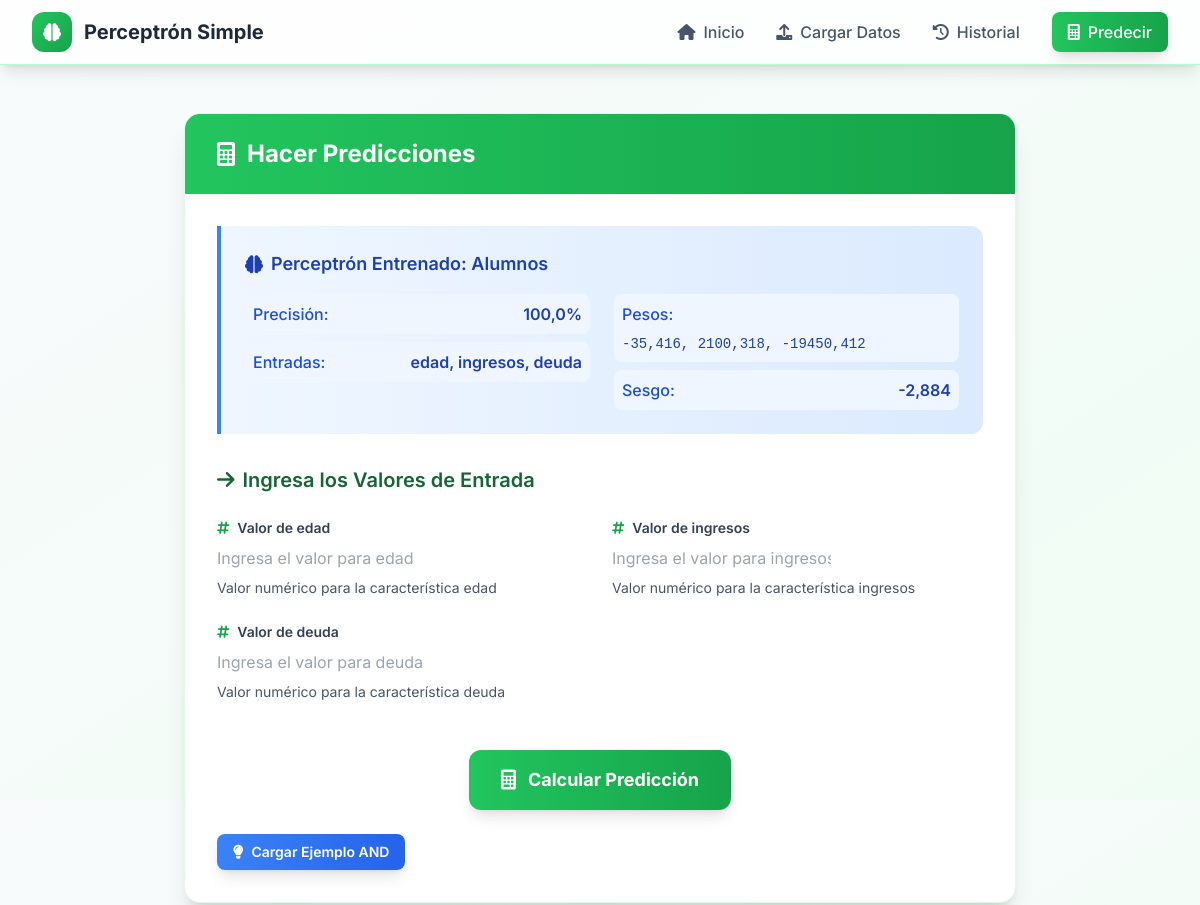
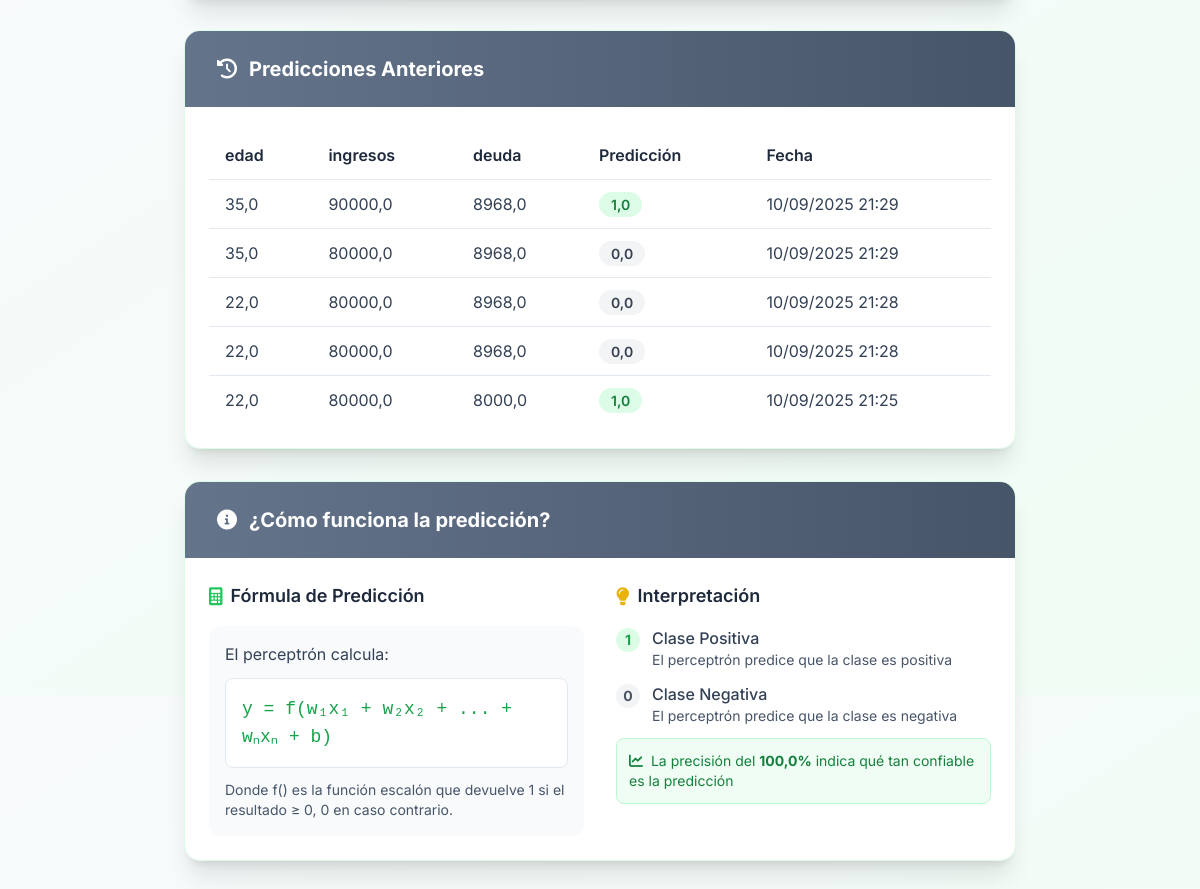
Screenshot of /hacer-prediccion/14/ with the database file from the repository (2 pictures, top to bottom).
### perceptron_app/models.py (models this page shows, shortened)
class PerceptronTraining(models.Model):
    nombre = models.CharField(max_length=100, verbose_name="Nombre del entrenamiento")
    fecha_creacion = models.DateTimeField(auto_now_add=True, verbose_name="Fecha de creación")
    tasa_aprendizaje = models.FloatField(verbose_name="Tasa de aprendizaje")
    iteraciones = models.IntegerField(verbose_name="Número de iteraciones")
    error_maximo = models.FloatField(verbose_name="Error máximo permitido", default=0.1, validators=[MaxValueValidator(0.1)])
    columnas_entrada = models.JSONField(verbose_name="Columnas de entrada")
    columnas_salida = models.JSONField(verbose_name="Columnas de salida")
    pesos_finales = models.JSONField(verbose_name="Pesos finales")
    sesgo_final = models.FloatField(verbose_name="Sesgo final")
    precision = models.FloatField(verbose_name="Precisión final")
    errores_entrenamiento = models.JSONField(verbose_name="Errores por época")
    evolucion_pesos = models.JSONField(verbose_name="Evolución de pesos")
    archivo_datos = models.FileField(upload_to='training_data/', verbose_name="Archivo de datos", null=True, blank=True)
    class Meta:
        verbose_name = "Entrenamiento de Perceptrón"
        verbose_name_plural = "Entrenamientos de Perceptrón"
        ordering = ['-fecha_creacion']

class Prediction(models.Model):
    entrenamiento = models.ForeignKey(PerceptronTraining, on_delete=models.CASCADE,
                               related_name='predicciones', verbose_name="Entrenamiento")
    valores_entrada = models.JSONField(verbose_name="Valores de entrada")
    salida_predicha = models.FloatField(verbose_name="Salida predicha")
    fecha_prediccion = models.DateTimeField(auto_now_add=True, verbose_name="Fecha de predicción")
    class Meta:
        verbose_name = "Predicción"
        verbose_name_plural = "Predicciones"
        ordering = ['-fecha_prediccion']

### perceptron_app/views.py (the view)
# urls.py: path('hacer-prediccion/', views.hacer_prediccion, name='hacer_prediccion'),
def hacer_prediccion(request, training_id=None):
    if training_id:
        training_record = get_object_or_404(PerceptronTraining, id=training_id)
    elif 'training_results' in request.session:
        training_results = request.session['training_results']
        training_record = get_object_or_404(PerceptronTraining, id=training_results['training_id'])
    else:
        messages.warning(request, 'Debes entrenar un perceptrón primero o seleccionar uno del historial.')
        return redirect('perceptron_app:inicio')
    if request.method == 'POST':
        form = PredictionForm(request.POST, input_columns=training_record.columnas_entrada)
        if form.is_valid():
            try:
                valores_entrada = []
                for col in training_record.columnas_entrada:
                    valores_entrada.append(form.cleaned_data[col])
                perceptron = PerceptronSimple()
                perceptron.pesos = np.array(training_record.pesos_finales)
                perceptron.sesgo = training_record.sesgo_final
                prediccion = perceptron.predecir(np.array([valores_entrada], dtype=float))[0]
                Prediction.objects.create(
                    entrenamiento=training_record,
                    valores_entrada=valores_entrada,
                    salida_predicha=prediccion
                )
                messages.success(request, f'Predicción realizada: {prediccion}')
                datos_entrada = {col: form.cleaned_data[col] for col in training_record.columnas_entrada}
                context = {
                    'form': form,
                    'training_record': training_record,
                    'previous_predictions': Prediction.objects.filter(entrenamiento=training_record).order_by('-fecha_prediccion')[:10],
                    'prediction': prediccion,
                    'input_data': datos_entrada
                }
                return render(request, 'perceptron_app/make_prediction.html', context)
            except Exception as e:
                messages.error(request, f'Error al hacer la predicción: {str(e)}')
    else:
        form = PredictionForm(input_columns=training_record.columnas_entrada)
    previous_predictions = Prediction.objects.filter(entrenamiento=training_record).order_by('-fecha_prediccion')[:10]
    context = {
        'form': form,
        'training_record': training_record,
        'previous_predictions': previous_predictions
    }
    return render(request, 'perceptron_app/make_prediction.html', context)

### templates/perceptron_app/make_prediction.html (shortened to what this page needs)
{% extends 'base.html' %}
{% load static %}
{% block content %}
<div class="max-w-4xl mx-auto px-4 sm:px-6 lg:px-8 py-12">
    <div class="bg-white dark:bg-accent-800 rounded-2xl shadow-xl border border-primary-100 dark:border-accent-700 overflow-hidden animate-fadeInUp">
        <div class="bg-gradient-to-r from-green-500 to-green-600 px-8 py-6">
            <h4 class="text-2xl font-bold text-white flex items-center">
                <i class="fas fa-calculator mr-3"></i>Hacer Predicciones
            </h4>
        </div>
        <div class="p-8">
            <div class="bg-gradient-to-r from-blue-50 to-blue-100 dark:from-blue-900/20 dark:to-blue-800/20 border-l-4 border-blue-500 p-6 rounded-r-xl mb-8">
                <h6 class="text-lg font-semibold text-blue-800 dark:text-blue-200 mb-4 flex items-center">
                    <i class="fas fa-brain mr-2"></i>Perceptrón Entrenado: {{ training_record.nombre }}
                </h6>
                <div class="grid grid-cols-1 md:grid-cols-2 gap-6">
                    <div class="space-y-2">
                        <div class="flex justify-between items-center p-2 bg-blue-50 dark:bg-blue-900/30 rounded-lg">
                            <span class="text-blue-700 dark:text-blue-300 font-medium">Precisión:</span>
                            <span class="text-blue-800 dark:text-blue-200 font-semibold">{{ training_record.precision|floatformat:1 }}%</span>
                        </div>
                        <div class="flex justify-between items-center p-2 bg-blue-50 dark:bg-blue-900/30 rounded-lg">
                            <span class="text-blue-700 dark:text-blue-300 font-medium">Entradas:</span>
                            <span class="text-blue-800 dark:text-blue-200 font-semibold">{{ training_record.columnas_entrada|join:", " }}</span>
                        </div>
                    </div>
                    <div class="space-y-2">
                        <div class="p-2 bg-blue-50 dark:bg-blue-900/30 rounded-lg">
                            <span class="text-blue-700 dark:text-blue-300 font-medium block mb-1">Pesos:</span>
                            <span class="text-blue-800 dark:text-blue-200 font-mono text-sm">
                                {% for weight in training_record.pesos_finales %}
                                    {{ weight|floatformat:3 }}{% if not forloop.last %}, {% endif %}
                                {% endfor %}
                            </span>
                        </div>
                        <div class="flex justify-between items-center p-2 bg-blue-50 dark:bg-blue-900/30 rounded-lg">
                            <span class="text-blue-700 dark:text-blue-300 font-medium">Sesgo:</span>
                            <span class="text-blue-800 dark:text-blue-200 font-semibold">{{ training_record.sesgo_final|floatformat:3 }}</span>
                        </div>
                    </div>
                </div>
            </div>
            <form method="post" id="predictionForm" class="space-y-6">
                <h5 class="text-xl font-semibold text-primary-800 dark:text-primary-200 mb-6 flex items-center">
                    <i class="fas fa-arrow-right mr-2"></i>Ingresa los Valores de Entrada
                </h5>
                <div class="grid grid-cols-1 md:grid-cols-2 gap-6">
                    {% for field in form %}
                        <div class="space-y-2">
                            <label for="{{ field.id_for_label }}" class="block text-sm font-semibold text-accent-700 dark:text-accent-300">
                                <i class="fas fa-hashtag mr-2 text-primary-600"></i>{{ field.label }}
                            </label>
                            {{ field }}
                            {% if field.help_text %}
                                <p class="text-sm text-accent-600 dark:text-accent-400">{{ field.help_text }}</p>
                            {% endif %}
                        </div>
                    {% endfor %}
                </div>
                <div class="text-center pt-6">
                    <button type="submit" class="bg-gradient-to-r from-green-500 to-green-600 text-white px-8 py-4 rounded-xl font-bold text-lg hover:from-green-600 hover:to-green-700 transition-all duration-200 flex items-center space-x-3 mx-auto shadow-lg hover:shadow-xl transform hover:scale-105">
                        <i class="fas fa-calculator text-xl"></i>
                        <span>Calcular Predicción</span>
                    </button>
                </div>
            </form>
            </div>
        </div>
        {% if previous_predictions %}
            <div class="mt-8">
                <div class="bg-white dark:bg-accent-800 rounded-2xl shadow-xl border border-primary-100 dark:border-accent-700 overflow-hidden animate-fadeInUp" style="animation-delay: 0.2s;">
                    <div class="bg-gradient-to-r from-accent-500 to-accent-600 px-8 py-6">
                        <h5 class="text-xl font-bold text-white flex items-center">
                            <i class="fas fa-history mr-3"></i>Predicciones Anteriores
                        </h5>
                    </div>
                    <div class="p-6">
                        <div class="overflow-x-auto">
                            <table class="w-full">
                                <thead>
                                    <tr class="border-b border-accent-200 dark:border-accent-600">
                                        {% for col in training_record.columnas_entrada %}
                                            <th class="text-left py-3 px-4 font-semibold text-accent-800 dark:text-accent-200">{{ col }}</th>
                                        {% endfor %}
                                        <th class="text-left py-3 px-4 font-semibold text-accent-800 dark:text-accent-200">Predicción</th>
                                        <th class="text-left py-3 px-4 font-semibold text-accent-800 dark:text-accent-200">Fecha</th>
                                    </tr>
                                </thead>
                                <tbody class="divide-y divide-accent-200 dark:divide-accent-600">
                                    {% for pred in previous_predictions %}
                                        <tr class="hover:bg-accent-50 dark:hover:bg-accent-700/50 transition-colors duration-200">
                                            {% for value in pred.valores_entrada %}
                                                <td class="py-3 px-4 text-accent-700 dark:text-accent-300">{{ value }}</td>
                                            {% endfor %}
                                            <td class="py-3 px-4">
                                                <span class="px-3 py-1 rounded-full text-sm font-semibold {% if pred.salida_predicha == 1 %}bg-green-100 text-green-700 dark:bg-green-900/30 dark:text-green-300{% else %}bg-gray-100 text-gray-700 dark:bg-gray-900/30 dark:text-gray-300{% endif %}">
                                                    {{ pred.salida_predicha }}
                                                </span>
                                            </td>
                                            <td class="py-3 px-4 text-accent-700 dark:text-accent-300">{{ pred.fecha_prediccion|date:"d/m/Y H:i" }}</td>
                                        </tr>
                                    {% endfor %}
                                </tbody>
                            </table>
                        </div>
                    </div>
                </div>
            </div>
        {% endif %}
        <div class="mt-8">
            <div class="bg-white dark:bg-accent-800 rounded-2xl shadow-xl border border-primary-100 dark:border-accent-700 overflow-hidden animate-fadeInUp" style="animation-delay: 0.4s;">
                <div class="bg-gradient-to-r from-accent-500 to-accent-600 px-8 py-6">
                    <h5 class="text-xl font-bold text-white flex items-center">
                        <i class="fas fa-info-circle mr-3"></i>¿Cómo funciona la predicción?
                    </h5>
                </div>
                <div class="p-6">
                    <div class="grid grid-cols-1 md:grid-cols-2 gap-8">
                        <div class="space-y-4">
                            <h6 class="text-lg font-semibold text-accent-800 dark:text-accent-200 flex items-center">
                                <i class="fas fa-calculator mr-2 text-primary-500"></i>Fórmula de Predicción
                            </h6>
                            <div class="bg-accent-50 dark:bg-accent-700/50 rounded-xl p-4">
                                <p class="text-accent-700 dark:text-accent-300 mb-3">
                                    El perceptrón calcula:
                                </p>
                                <div class="bg-white dark:bg-accent-800 rounded-lg p-4 border border-accent-200 dark:border-accent-600">
                                    <code class="text-primary-600 dark:text-primary-400 font-mono text-lg">
                                        y = f(w₁x₁ + w₂x₂ + ... + wₙxₙ + b)
                                    </code>
                                </div>
                                <p class="text-accent-600 dark:text-accent-400 text-sm mt-3">
                                    Donde f() es la función escalón que devuelve 1 si el resultado ≥ 0, 0 en caso contrario.
                                </p>
                            </div>
                        </div>
                        <div class="space-y-4">
                            <h6 class="text-lg font-semibold text-accent-800 dark:text-accent-200 flex items-center">
                                <i class="fas fa-lightbulb mr-2 text-yellow-500"></i>Interpretación
                            </h6>
                            <div class="space-y-3">
                                <div class="flex items-start space-x-3">
                                    <div class="w-6 h-6 bg-green-100 dark:bg-green-900/30 rounded-full flex items-center justify-center flex-shrink-0 mt-0.5">
                                        <span class="text-green-600 dark:text-green-400 font-bold text-sm">1</span>
                                    </div>
                                    <div>
                                        <p class="text-accent-700 dark:text-accent-300 font-medium">Clase Positiva</p>
                                        <p class="text-accent-600 dark:text-accent-400 text-sm">El perceptrón predice que la clase es positiva</p>
                                    </div>
                                </div>
                                <div class="flex items-start space-x-3">
                                    <div class="w-6 h-6 bg-gray-100 dark:bg-gray-900/30 rounded-full flex items-center justify-center flex-shrink-0 mt-0.5">
                                        <span class="text-gray-600 dark:text-gray-400 font-bold text-sm">0</span>
                                    </div>
                                    <div>
                                        <p class="text-accent-700 dark:text-accent-300 font-medium">Clase Negativa</p>
                                        <p class="text-accent-600 dark:text-accent-400 text-sm">El perceptrón predice que la clase es negativa</p>
                                    </div>
                                </div>
                                <div class="bg-primary-50 dark:bg-primary-900/20 rounded-lg p-3 border border-primary-200 dark:border-primary-800">
                                    <p class="text-primary-700 dark:text-primary-300 text-sm">
                                        <i class="fas fa-chart-line mr-1"></i>
                                        La precisión del <strong>{{ training_record.precision|floatformat:1 }}%</strong> indica qué tan confiable es la predicción
                                    </p>
                                </div>
                            </div>
                        </div>
                    </div>
                </div>
            </div>
        </div>
    </div>
{% endblock %}

### rows the page displays
PerceptronTraining: nombre "Alumnos", precision "100,0", columnas_entrada "edad, ingresos, deuda", sesgo_final "-2,884"
Prediction: valores_entrada "35,0" "90000,0" "8968,0", salida_predicha "1,0", fecha_prediccion "10/09/2025 21:29"
Prediction: valores_entrada "35,0" "80000,0" "8968,0", salida_predicha "0,0", fecha_prediccion "10/09/2025 21:29"
Prediction: valores_entrada "22,0" "80000,0" "8968,0", salida_predicha "0,0", fecha_prediccion "10/09/2025 21:28"
Prediction: valores_entrada "22,0" "80000,0" "8968,0", salida_predicha "0,0", fecha_prediccion "10/09/2025 21:28"
Prediction: valores_entrada "22,0" "80000,0" "8000,0", salida_predicha "1,0", fecha_prediccion "10/09/2025 21:25"

### other values shown
{{ weight|floatformat:3 }} "-35,416" "2100,318" "-19450,412"
{{ field.label }} "Valor de edad" "Valor de ingresos" "Valor de deuda"
{{ field.help_text }} "Valor numérico para la característica edad" "Valor numérico para la característica ingresos" "Valor numérico para la característica deuda"
{{ col }} "edad" "ingresos" "deuda"
